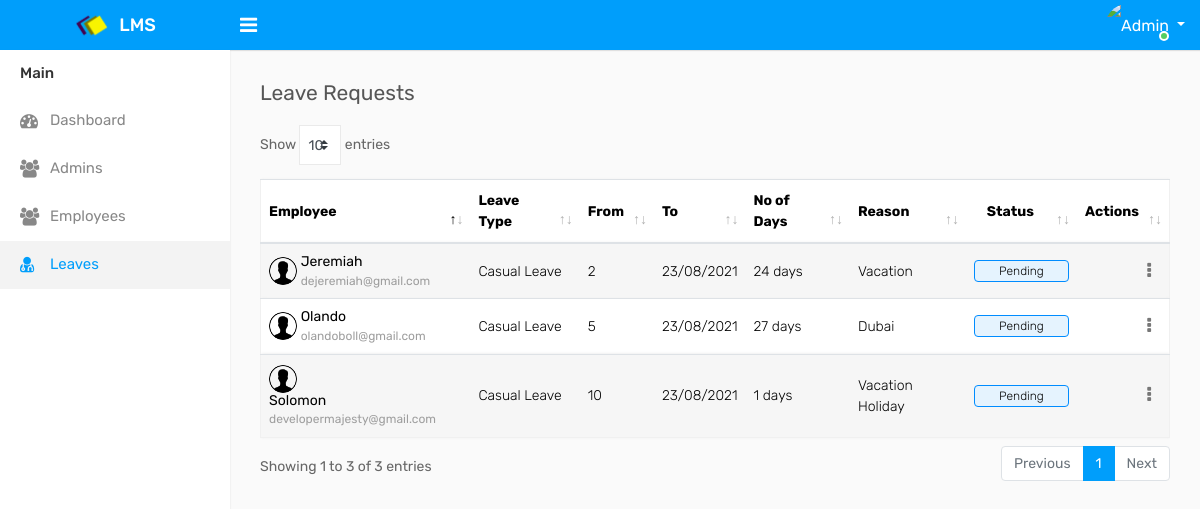
/admin/leaves.php, run on an earlier commit of the app's database.
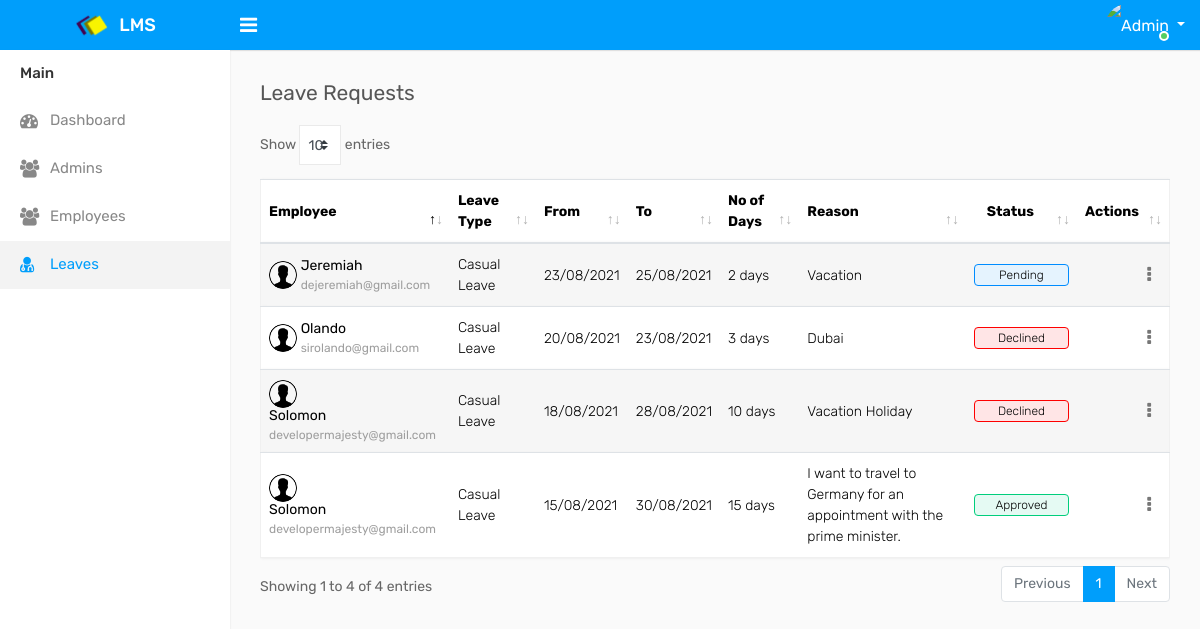
And on a later commit of the database.
### tables this page shows
CREATE TABLE `leaves` (
  `id` int(11) NOT NULL,
  `employeeName` varchar(100) NOT NULL,
  `employeeEmail` varchar(100) NOT NULL,
  `leaveType` varchar(20) NOT NULL,
  `startDate` varchar(10) NOT NULL,
  `endDate` varchar(10) NOT NULL,
  `duration` int(10) NOT NULL,
  `reason` text NOT NULL,
  `status` varchar(10) NOT NULL
);

### admin/leaves.php (the view, shortened to what this page needs)
<!DOCTYPE html>
<html lang="en">
<head>
    <link rel="stylesheet" type="text/css" href="../assets/css/bootstrap.min.css">
    <link rel="stylesheet" type="text/css" href="../assets/css/font-awesome.min.css">
    <link rel="stylesheet" type="text/css" href="../assets/css/dataTables.bootstrap4.min.css">
    <link rel="stylesheet" type="text/css" href="../assets/css/select2.min.css">
    <link rel="stylesheet" type="text/css" href="../assets/css/bootstrap-datetimepicker.min.css">
    <link rel="stylesheet" type="text/css" href="../assets/css/style.css">
    <link rel="stylesheet" type="text/css" href="../assets/izitoast/css/iziToast.min.css">
</head>
<?php
include "../db/connection.php";
?>
<body>
    <div class="main-wrapper">
    <div class="header">
			<div class="header-left">
				<a href="dashboard.php" class="logo">
					<img src="../assets/img/logo.png" width="35" height="35"  alt=""> <span>LMS</span>
				</a>
			</div>
            <a id="toggle_btn" href="javascript:void(0);"><i class="fa fa-bars"></i></a>
            <ul class="nav user-menu float-right">
             <li class="nav-item dropdown has-arrow">
                    <a href="#" class="dropdown-toggle nav-link user-link" data-toggle="dropdown">
                        <span class="user-img">
							<img class="rounded-circle" src="../assets/img/account.png" width="24" alt="Admin">
							<span class="status online"></span>
						</span>
                    </a>
                </li>
            </ul>
        </div>
        <div class="sidebar" id="sidebar">
            <div class="sidebar-inner slimscroll">
                <div id="sidebar-menu" class="sidebar-menu">
                    <ul>
                    <li class="menu-title">Main</li>
                        <li>
                            <a href="dashboard.php"><i class="fa fa-dashboard"></i> <span>Dashboard</span></a>
                        </li>
						<li>
                            <a href="admins.php"><i class="fa fa-users"></i> <span></span>Admins</a>
                        </li>
                        <li>
                            <a href="employees.php"><i class="fa fa-users"></i> <span>Employees</span></a>
                        </li>
                        <li class="active">
                            <a href="leaves.php"><i class="fa fa-user-md"></i> <span>Leaves</span></a>
                        </li>
                    </ul>
                </div>
            </div>
        </div>
        <div class="page-wrapper">
            <div class="content">
                <div class="row">
                    <div class="col-sm-8 col-6">
                        <h4 class="page-title">Leave Requests</h4>
                    </div>
                </div>
                <div class="row">
                    <div class="col-md-12">
                        <div class="table-responsive">
                            <table class="table table-striped custom-table mb-0 datatable">
                                <thead>
                                    <tr>
                                        <th>Employee</th>
                                        <th>Leave Type</th>
                                        <th>From</th>
                                        <th>To</th>
                                        <th>No of Days</th>
                                        <th>Reason</th>
                                        <th class="text-center">Status</th>
                                        <th class="text-right">Actions</th>
                                    </tr>
                                </thead>
                                <tbody>
                                <?php
$query = "SELECT * FROM leaves";
$query_run = mysqli_query($link, $query);
while($row = mysqli_fetch_array($query_run)){
    $employeeName = $row['employeeName'];
    $employeeEmail = $row['employeeEmail'];
    $leaveType = $row['leaveType'];
    $startDate = $row['startDate'];
    $endDate = $row['endDate'];
    $duration = $row['duration'];
    $reason = $row['reason'];
    $status = $row['status'];
?>
                                    <tr>
                                        <td><a href="employee-profile.php?id=<?php echo $employeeEmail ?>"><img width="28" height="28" src="../assets/img/acc-black.png" class="rounded-circle" alt=""></a>
                                                <h2><a><?php echo $employeeName ?><span><?php echo $employeeEmail ?></span></a>
                                            </h2>
                                        </td>
                                        <td><?php echo $leaveType ?></td>
                                        <td><?php echo $startDate ?></td>
                                        <td><?php echo $endDate ?></td>
                                        <td><?php echo $duration ?> days</td>
                                        <td><?php echo $reason ?></td>
                                        <td class="text-center">
                                            <?php
                                                if($status == 'Pending'){
                                            ?>
                                                <a class="custom-badge status-blue" >
                                                    Pending
                                                </a>
                                            <?php
                                                } else if($status == 'Declined'){
                                            ?>
                                                <a class="custom-badge status-red" >
                                                    Declined
                                                </a>
                                            <?php
                                                } else if($status == 'Approved'){
                                            ?>
                                                    <a class="custom-badge status-green" >
                                                        Approved
                                                    </a>
                                            <?php
                                                }
                                            ?>
                                        </td>
                                        <td class="text-right">
                                            <div class="dropdown dropdown-action">
                                                <a href="#" class="action-icon dropdown-toggle" data-toggle="dropdown" aria-expanded="false"><i class="fa fa-ellipsis-v"></i></a>
                                            </div>
                                        </td>
                                    </tr>
<?php
}
?>
                                </tbody>
                            </table>
                        </div>
                    </div>
                </div>
            </div>
        </div>
    </div>
</body>
</html>

What changed in the data, as far as the page shows it:
changed leaves "Olando": employeeEmail "olandoboll@gmail.com" → "sirolando@gmail.com"; startDate "5" → "20/08/2021"; duration "27" → "3"; status "Pending" → "Declined"
changed leaves "Jeremiah": startDate "2" → "23/08/2021"; endDate "23/08/2021" → "25/08/2021"; duration "24" → "2"
changed leaves "Vacation Holiday": startDate "10" → "18/08/2021"; endDate "23/08/2021" → "28/08/2021"; duration "1" → "10"; status "Pending" → "Declined"
added leaves: employeeName "Solomon", employeeEmail "developermajesty@gmail.com", leaveType "Casual Leave", startDate "15/08/2021", endDate "30/08/2021", duration "15", reason "I want to travel to Germany for an appointment with the prime minister.", status "Approved"
Also different on the page:
text written by a page script: "Show entries Showing 1 to 3 of 3 entries Previous 1 Next" → "Show entries Showing 1 to 4 of 4 entries Previous 1 Next"
